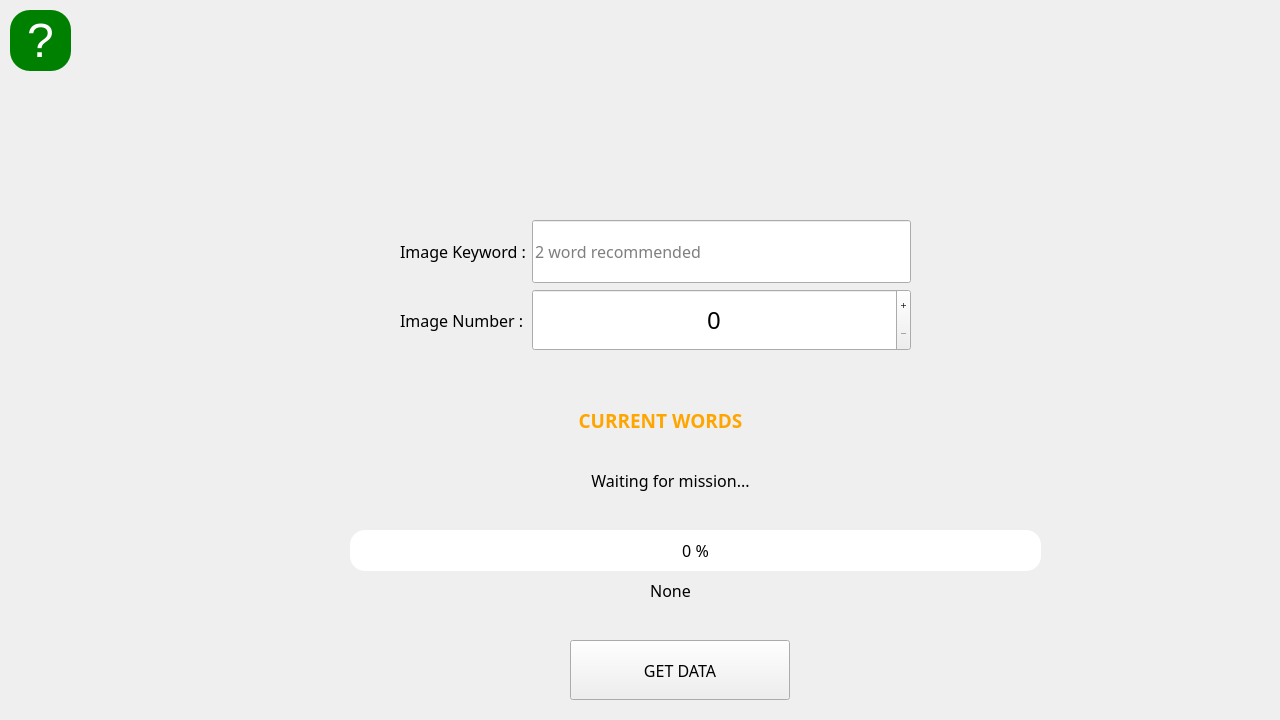
<?xml version="1.0" encoding="UTF-8"?>
<ui version="4.0">
 <class>MainWindow</class>
 <widget class="QMainWindow" name="MainWindow">
  <property name="windowModality">
   <enum>Qt::ApplicationModal</enum>
  </property>
  <property name="geometry">
   <rect>
    <x>0</x>
    <y>0</y>
    <width>1280</width>
    <height>720</height>
   </rect>
  </property>
  <property name="minimumSize">
   <size>
    <width>1280</width>
    <height>720</height>
   </size>
  </property>
  <property name="maximumSize">
   <size>
    <width>1280</width>
    <height>720</height>
   </size>
  </property>
  <property name="font">
   <font>
    <family>Century Gothic</family>
    <pointsize>12</pointsize>
   </font>
  </property>
  <property name="contextMenuPolicy">
   <enum>Qt::NoContextMenu</enum>
  </property>
  <property name="windowTitle">
   <string>Image Miner</string>
  </property>
  <property name="styleSheet">
   <string notr="true"/>
  </property>
  <widget class="QWidget" name="centralwidget">
   <widget class="QProgressBar" name="pb_loadingBar">
    <property name="geometry">
     <rect>
      <x>350</x>
      <y>530</y>
      <width>691</width>
      <height>41</height>
     </rect>
    </property>
    <property name="styleSheet">
     <string notr="true">QProgressBar
{
border: solid grey;
border-radius: 15px;
color: black;
}
QProgressBar::chunk 
{
background-color: #05B8CC;
border-radius :15px;
}     </string>
    </property>
    <property name="value">
     <number>0</number>
    </property>
    <property name="alignment">
     <set>Qt::AlignCenter</set>
    </property>
    <property name="invertedAppearance">
     <bool>false</bool>
    </property>
    <property name="format">
     <string>%p %</string>
    </property>
   </widget>
   <widget class="QPushButton" name="btn_getData">
    <property name="geometry">
     <rect>
      <x>570</x>
      <y>640</y>
      <width>220</width>
      <height>60</height>
     </rect>
    </property>
    <property name="styleSheet">
     <string notr="true"/>
    </property>
    <property name="text">
     <string>GET DATA</string>
    </property>
   </widget>
   <widget class="QWidget" name="gridLayoutWidget">
    <property name="geometry">
     <rect>
      <x>400</x>
      <y>220</y>
      <width>511</width>
      <height>131</height>
     </rect>
    </property>
    <layout class="QGridLayout" name="gridLayout">
     <property name="sizeConstraint">
      <enum>QLayout::SetNoConstraint</enum>
     </property>
     <item row="0" column="0">
      <widget class="QLabel" name="label">
       <property name="text">
        <string>Image Keyword :</string>
       </property>
      </widget>
     </item>
     <item row="0" column="2">
      <widget class="QLineEdit" name="edt_keywords">
       <property name="enabled">
        <bool>true</bool>
       </property>
       <property name="sizePolicy">
        <sizepolicy hsizetype="Expanding" vsizetype="Expanding">
         <horstretch>0</horstretch>
         <verstretch>0</verstretch>
        </sizepolicy>
       </property>
       <property name="placeholderText">
        <string>2 word recommended</string>
       </property>
      </widget>
     </item>
     <item row="1" column="0">
      <widget class="QLabel" name="label_2">
       <property name="text">
        <string>Image Number :</string>
       </property>
      </widget>
     </item>
     <item row="1" column="2">
      <widget class="QSpinBox" name="sb_imageNumber">
       <property name="sizePolicy">
        <sizepolicy hsizetype="Expanding" vsizetype="Expanding">
         <horstretch>0</horstretch>
         <verstretch>0</verstretch>
        </sizepolicy>
       </property>
       <property name="font">
        <font>
         <pointsize>18</pointsize>
        </font>
       </property>
       <property name="alignment">
        <set>Qt::AlignCenter</set>
       </property>
       <property name="buttonSymbols">
        <enum>QAbstractSpinBox::PlusMinus</enum>
       </property>
       <property name="maximum">
        <number>20000</number>
       </property>
      </widget>
     </item>
    </layout>
   </widget>
   <widget class="QLabel" name="lbl_searchKeyword">
    <property name="geometry">
     <rect>
      <x>260</x>
      <y>380</y>
      <width>801</width>
      <height>81</height>
     </rect>
    </property>
    <property name="font">
     <font>
      <pointsize>14</pointsize>
      <weight>75</weight>
      <bold>true</bold>
     </font>
    </property>
    <property name="styleSheet">
     <string notr="true">color:orange;</string>
    </property>
    <property name="text">
     <string>CURRENT WORDS</string>
    </property>
    <property name="alignment">
     <set>Qt::AlignCenter</set>
    </property>
   </widget>
   <widget class="QLabel" name="lbl_situation_live">
    <property name="geometry">
     <rect>
      <x>350</x>
      <y>580</y>
      <width>641</width>
      <height>21</height>
     </rect>
    </property>
    <property name="text">
     <string>None</string>
    </property>
    <property name="alignment">
     <set>Qt::AlignCenter</set>
    </property>
   </widget>
   <widget class="QLabel" name="lbl_situation">
    <property name="geometry">
     <rect>
      <x>350</x>
      <y>470</y>
      <width>641</width>
      <height>21</height>
     </rect>
    </property>
    <property name="text">
     <string>Waiting for mission...</string>
    </property>
    <property name="alignment">
     <set>Qt::AlignCenter</set>
    </property>
   </widget>
   <widget class="QPushButton" name="btn_question">
    <property name="geometry">
     <rect>
      <x>10</x>
      <y>10</y>
      <width>61</width>
      <height>61</height>
     </rect>
    </property>
    <property name="font">
     <font>
      <family>Arial</family>
      <pointsize>36</pointsize>
      <weight>50</weight>
      <bold>false</bold>
     </font>
    </property>
    <property name="styleSheet">
     <string notr="true">border-color:black;
border-radius:20px;
background-color: green;
color:white;
</string>
    </property>
    <property name="text">
     <string>?</string>
    </property>
   </widget>
  </widget>
 </widget>
 <resources/>
 <connections/>
</ui>
